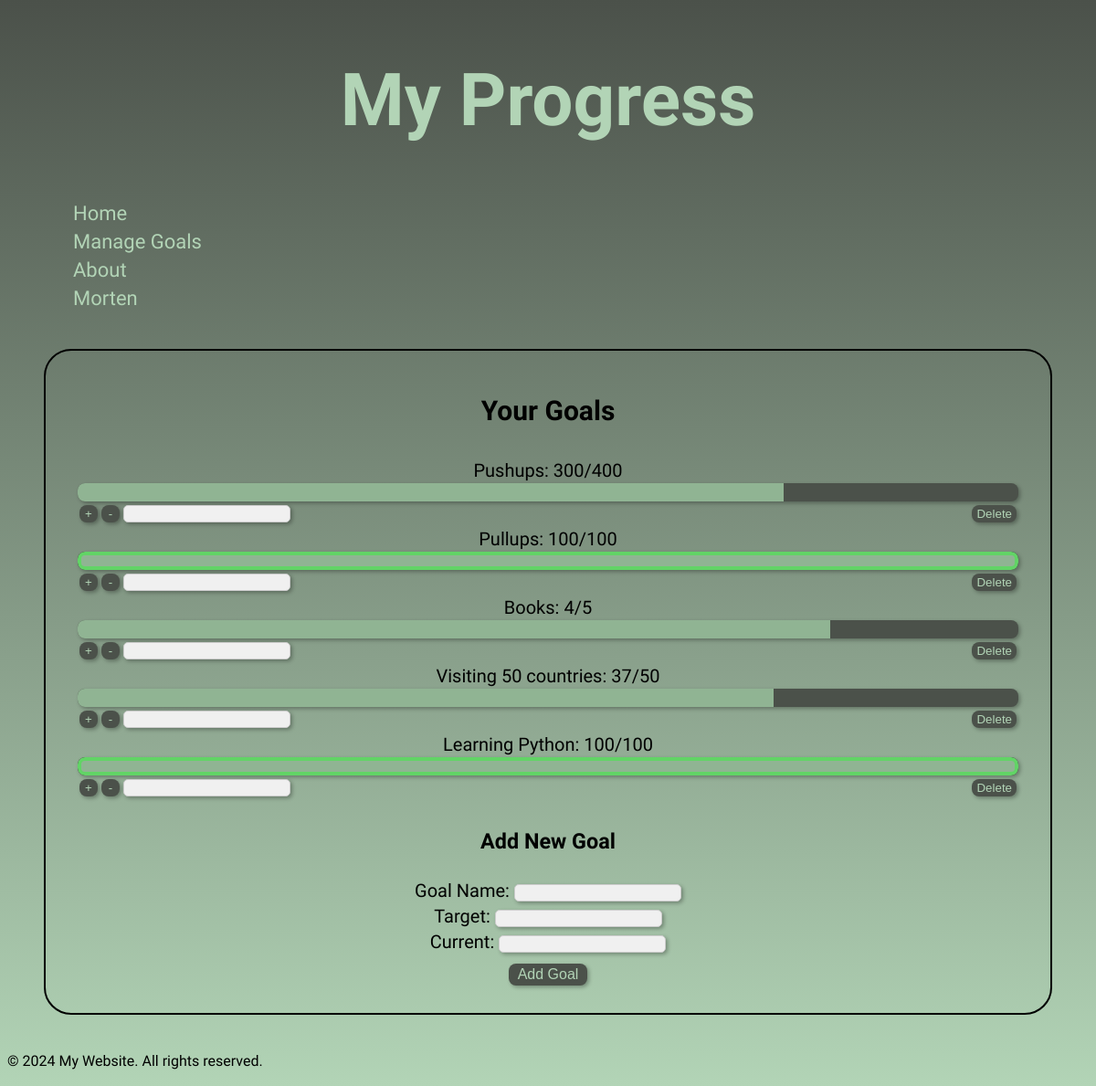
/manage_goals (signed in), run on the app's committed database.
### models.py (models this page shows, shortened)
class User(db.Model, UserMixin):
    id = db.Column(db.Integer, primary_key=True)
    username = db.Column(db.String(50), unique=True, nullable=False)
    password = db.Column(db.String(100), nullable=False)

class Goal(db.Model):
    id = db.Column(db.Integer, primary_key=True)
    name = db.Column(db.String(100), nullable=False)
    target = db.Column(db.Integer, nullable=False)
    current = db.Column(db.Integer, nullable=False)
    user_id = db.Column(db.Integer, db.ForeignKey('user.id'), nullable=False)
    user = db.relationship('User', backref=db.backref('goals', lazy=True))

### app.py (the view)
@app.route('/manage_goals')
@login_required
def manage_goals():
    goals = current_user.goals
    return render_template('manage_goals.html', goals=goals)

### app.py (called while the page is built)
@login_manager.user_loader
def load_user(user_id):
    return User.query.get(int(user_id))

### templates/manage_goals.html (shortened to what this page needs)
<!DOCTYPE html>
<html lang="en">
<head>
    <link rel="stylesheet" href="{{ url_for('static', filename='styles.css') }}">
</head>
<body>
    <header>
        <h1>My Progress</h1>
        <nav>
            <ul>
                <li><a href="/">Home</a></li>
                <li><a href="/manage_goals">Manage Goals</a></li>
                <li><a href="/about">About</a></li>
                {% if current_user.is_authenticated %}
                    <li><a href="/profile">{{ current_user.username }}</a></li>
                {% else %}
                    <li><a href="/login">Login</a></li>
                {% endif %}
            </ul>
        </nav>
    </header>
    <main>
        <h2>Your Goals</h2>
        <ul>
            {% for goal in goals %}
            <label>
                <div>{{ goal.name }}: {{ goal.current }}/{{ goal.target }}</div>
                <div class="progress-bar">
                    {% if goal.target > goal.current %}
                    <div class="progress" style="width: {{ goal.current / goal.target * 100 }}%"></div>
                    {% else %}
                    <div class="progress-win" ></div>
                    {% endif %}
                </div>
                <div class="goal-edit">
                    <div class="goal-edit-left">
                        <button onclick="incrementProgress('{{ goal.id }}')" style="margin-right: 4px;">+</button>
                        <button onclick="decrementProgress('{{ goal.id }}')" style="margin-right: 4px;">-</button>
                        <input type="text" id="changevalue" name="changevalue" required>
                    </div>
                    <form action="{{ url_for('delete_goal', goal_id=goal.id) }}" method="post" class="goal-edit-right">
                        <button class="delete-goal" type="submit">Delete</button>
                    </form>
                </div>
            </label>
            {% endfor %}
        </ul>
        <h3>Add New Goal</h3>
        <form action="{{ url_for('add_goal') }}" method="post">
            <label for="name">Goal Name:</label>
            <input type="text" id="name" name="name" required><br>
            <label for="target">Target:</label>
            <input type="number" id="target" name="target" required><br>
            <label for="current">Current:</label>
            <input type="number" id="current" name="current" required><br>
            <button class="add-goal" type="submit">Add Goal</button>
        </form>
    </main>
    <footer>
        <p>&copy; 2024 My Website. All rights reserved.</p>
    </footer>
</body>
</html>

### static/styles.css (style rules this page uses)
* { box-sizing: border-box; }
body { min-height: 100vh; background-color: #4b514a; background: linear-gradient(to bottom, #4b514a, #b2d4b6); font-family: "Varela Round", sans-serif; line-height: 1.4; }
header { font-size: 40px; color: #b2d4b6; margin: 20px; padding: 0px 0px; }
header h1 { text-align: center; padding: 0 0px; }
li { list-style-type: none; position: relative; margin-left: 2px; }
nav ul li { font-size: 22px; margin-right: 40px; border-radius: 20px; position: relative; color: #90b493; transition: color 0.3s; }
nav ul li::before { content: ''; position: absolute; top: 0; left: 0; width: 0; height: 100%; background-color: #709473; transition: width 1s; border-radius: 20px; }
nav ul li a { position: relative; padding: 10px; z-index: 1; color: #b2d4b6; text-decoration: none; }
main { border: 2px solid #000000; list-style-type: none; float: center; text-align: center; font-size: 20px; margin: 40px; padding: 20px 20px; border-radius: 30px; }
main h2 { text-align: center; }
main ul { padding: 5px 10px; margin: 5px; }
.progress-bar { width: 100%; background-color: #4b514a; box-shadow: 2px 2px 4px rgba(0, 0, 0, 0.3); border-radius: 8px; overflow: hidden; }
.progress { background-color: #90b493; height: 20px; }
.progress-win { background-color: #90b493; height: 20px; border: 4px solid #62d466; border-radius: 8px; }
.goal-edit { display: flex; padding: 4px 2px; justify-content: space-between; }
.goal-edit-left { display: flex; align-items: center; }
.goal-edit-right { display: flex; align-items: center; }
button { min-width: 20px; background-color: #4b514a; box-shadow: 2px 2px 4px rgba(0, 0, 0, 0.3); border: none; color: #b2d4b6; text-align: center; text-decoration: none; border-radius: 8px; cursor: pointer; padding: 2px 5px; }
.add-goal { font-size: 16px; margin: 10px; padding: 3px 10px; }
input { border: 1px solid #ccc; background-color: #f0f0f0; box-shadow: 2px 2px 4px rgba(0, 0, 0, 0.3); border-radius: 5px; }

### data on the page
User: username "Morten"
Goal: name "Pushups", current "300", target "400"
Goal: name "Pullups", current "100", target "100"
Goal: name "Books", current "4", target "5"
Goal: name "Visiting 50 countries", current "37", target "50"
Goal: name "Learning Python", current "100", target "100"
